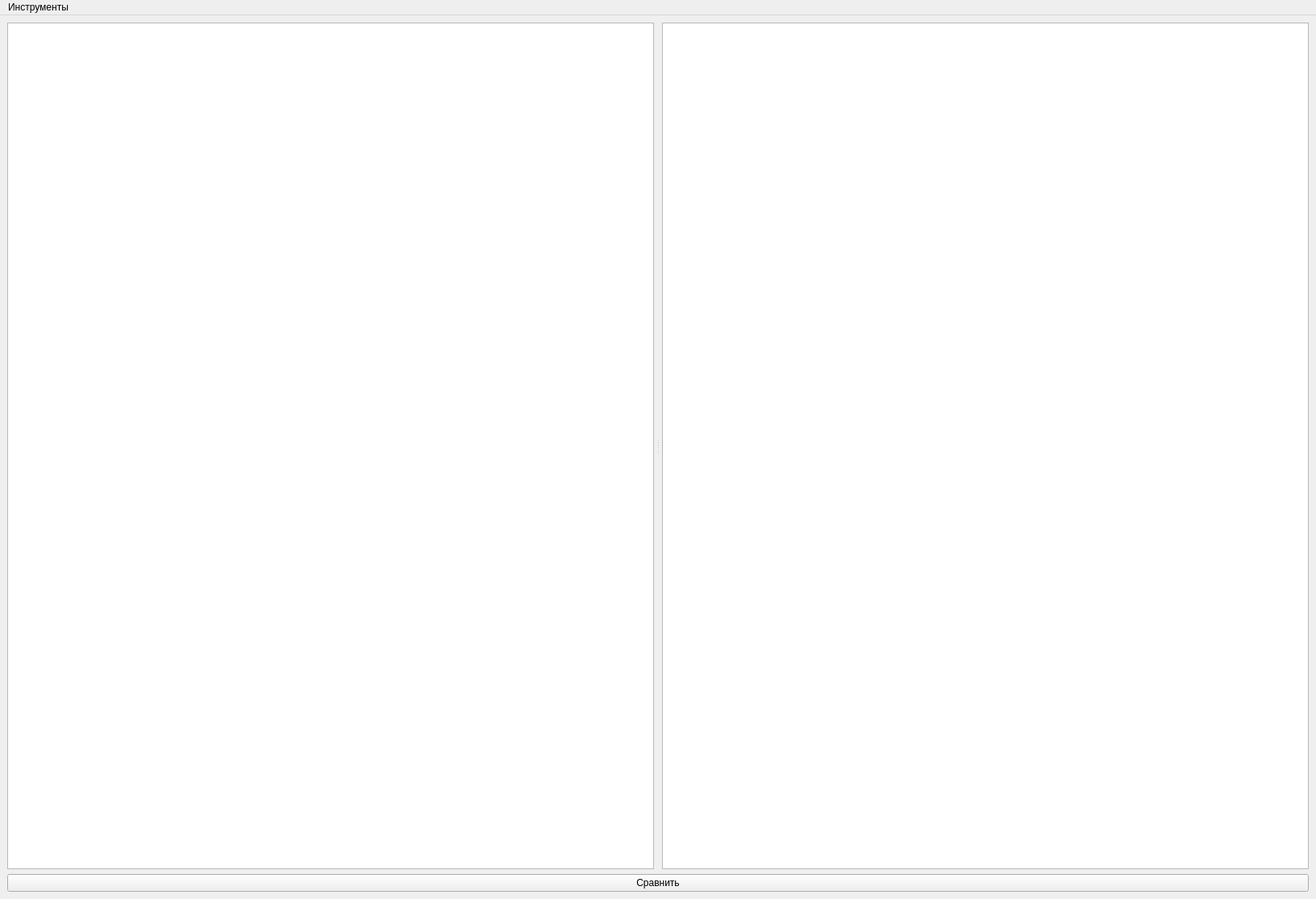
<?xml version="1.0" encoding="UTF-8"?>
<ui version="4.0">
 <class>MainWindow</class>
 <widget class="QMainWindow" name="MainWindow">
  <property name="geometry">
   <rect>
    <x>0</x>
    <y>0</y>
    <width>1632</width>
    <height>1115</height>
   </rect>
  </property>
  <property name="sizePolicy">
   <sizepolicy hsizetype="MinimumExpanding" vsizetype="MinimumExpanding">
    <horstretch>0</horstretch>
    <verstretch>0</verstretch>
   </sizepolicy>
  </property>
  <property name="windowTitle">
   <string>Сравнение модулей</string>
  </property>
  <widget class="QWidget" name="centralwidget">
   <property name="sizePolicy">
    <sizepolicy hsizetype="MinimumExpanding" vsizetype="MinimumExpanding">
     <horstretch>0</horstretch>
     <verstretch>0</verstretch>
    </sizepolicy>
   </property>
   <layout class="QGridLayout" name="gridLayout">
    <item row="3" column="0">
     <widget class="QPushButton" name="compareButton">
      <property name="text">
       <string>Сравнить</string>
      </property>
     </widget>
    </item>
    <item row="0" column="0">
     <widget class="QSplitter" name="splitter">
      <property name="minimumSize">
       <size>
        <width>5</width>
        <height>5</height>
       </size>
      </property>
      <property name="frameShape">
       <enum>QFrame::NoFrame</enum>
      </property>
      <property name="orientation">
       <enum>Qt::Horizontal</enum>
      </property>
      <property name="handleWidth">
       <number>10</number>
      </property>
      <widget class="CodeViewer" name="firstView"/>
      <widget class="CodeViewer" name="secondView"/>
     </widget>
    </item>
   </layout>
  </widget>
  <widget class="QMenuBar" name="menuBar">
   <property name="geometry">
    <rect>
     <x>0</x>
     <y>0</y>
     <width>1632</width>
     <height>29</height>
    </rect>
   </property>
   <widget class="QMenu" name="menu">
    <property name="title">
     <string>Инструменты</string>
    </property>
    <addaction name="openDatabaseSettings"/>
    <addaction name="openStats"/>
   </widget>
   <addaction name="menu"/>
  </widget>
  <action name="actionSettings">
   <property name="text">
    <string>Settings</string>
   </property>
  </action>
  <action name="openDatabaseSettings">
   <property name="text">
    <string>База данных</string>
   </property>
  </action>
  <action name="openStats">
   <property name="text">
    <string>Статистика</string>
   </property>
  </action>
 </widget>
 <customwidgets>
  <customwidget>
   <class>CodeViewer</class>
   <extends>QPlainTextEdit</extends>
   <header location="global">CodeViewer/CodeViewer.h</header>
  </customwidget>
 </customwidgets>
 <resources/>
 <connections/>
</ui>
